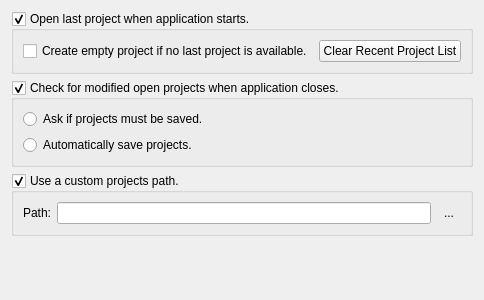
<?xml version="1.0" encoding="UTF-8"?>
<ui version="4.0">
 <class>ProjectManagementConfig</class>
 <widget class="QWidget" name="ProjectManagementConfig">
  <property name="geometry">
   <rect>
    <x>0</x>
    <y>0</y>
    <width>442</width>
    <height>300</height>
   </rect>
  </property>
  <property name="windowTitle">
   <string>Form</string>
  </property>
  <layout class="QVBoxLayout" name="verticalLayout_3">
   <item>
    <widget class="QGroupBox" name="chkOpenLastProject">
     <property name="title">
      <string>Open last project when application starts.</string>
     </property>
     <property name="checkable">
      <bool>true</bool>
     </property>
     <layout class="QHBoxLayout" name="horizontalLayout_3">
      <item>
       <widget class="QCheckBox" name="chkCreateNewOnStartup">
        <property name="text">
         <string>Create empty project if no last project is available.</string>
        </property>
       </widget>
      </item>
      <item>
       <spacer name="horizontalSpacer">
        <property name="orientation">
         <enum>Qt::Horizontal</enum>
        </property>
        <property name="sizeHint" stdset="0">
         <size>
          <width>40</width>
          <height>20</height>
         </size>
        </property>
       </spacer>
      </item>
      <item>
       <widget class="QPushButton" name="btnClearRecentProjectList">
        <property name="text">
         <string>Clear Recent Project List</string>
        </property>
       </widget>
      </item>
     </layout>
    </widget>
   </item>
   <item>
    <widget class="QGroupBox" name="chkSaveModifiedProjects">
     <property name="title">
      <string>Check for modified open projects when application closes.</string>
     </property>
     <property name="checkable">
      <bool>true</bool>
     </property>
     <layout class="QVBoxLayout" name="verticalLayout">
      <item>
       <widget class="QRadioButton" name="radioPromptUserToSave">
        <property name="text">
         <string>Ask if projects must be saved.</string>
        </property>
       </widget>
      </item>
      <item>
       <widget class="QRadioButton" name="radioSaveAutomatically">
        <property name="text">
         <string>Automatically save projects.</string>
        </property>
       </widget>
      </item>
     </layout>
    </widget>
   </item>
   <item>
    <widget class="QGroupBox" name="chkUseCustomProjectsPath">
     <property name="toolTip">
      <string>If a custom projects path is not used, projects will be saved in $ApplicationPath/projects</string>
     </property>
     <property name="title">
      <string>Use a custom projects path.</string>
     </property>
     <property name="checkable">
      <bool>true</bool>
     </property>
     <layout class="QHBoxLayout" name="horizontalLayout_2">
      <item>
       <widget class="QLabel" name="labelCustomProjectsPath">
        <property name="text">
         <string>Path:</string>
        </property>
       </widget>
      </item>
      <item>
       <widget class="QLineEdit" name="txtCustomProjectsPath"/>
      </item>
      <item>
       <widget class="QToolButton" name="btnOpenProjectsPath">
        <property name="text">
         <string>...</string>
        </property>
        <property name="autoRaise">
         <bool>true</bool>
        </property>
       </widget>
      </item>
     </layout>
    </widget>
   </item>
   <item>
    <spacer name="verticalSpacer">
     <property name="orientation">
      <enum>Qt::Vertical</enum>
     </property>
     <property name="sizeHint" stdset="0">
      <size>
       <width>20</width>
       <height>200</height>
      </size>
     </property>
    </spacer>
   </item>
  </layout>
 </widget>
 <tabstops>
  <tabstop>chkOpenLastProject</tabstop>
  <tabstop>chkCreateNewOnStartup</tabstop>
  <tabstop>chkSaveModifiedProjects</tabstop>
  <tabstop>radioPromptUserToSave</tabstop>
  <tabstop>radioSaveAutomatically</tabstop>
  <tabstop>chkUseCustomProjectsPath</tabstop>
  <tabstop>txtCustomProjectsPath</tabstop>
  <tabstop>btnOpenProjectsPath</tabstop>
 </tabstops>
 <resources/>
 <connections>
  <connection>
   <sender>chkSaveModifiedProjects</sender>
   <signal>toggled(bool)</signal>
   <receiver>radioPromptUserToSave</receiver>
   <slot>setEnabled(bool)</slot>
   <hints>
    <hint type="sourcelabel">
     <x>53</x>
     <y>73</y>
    </hint>
    <hint type="destinationlabel">
     <x>73</x>
     <y>110</y>
    </hint>
   </hints>
  </connection>
  <connection>
   <sender>chkSaveModifiedProjects</sender>
   <signal>toggled(bool)</signal>
   <receiver>radioSaveAutomatically</receiver>
   <slot>setEnabled(bool)</slot>
   <hints>
    <hint type="sourcelabel">
     <x>279</x>
     <y>75</y>
    </hint>
    <hint type="destinationlabel">
     <x>169</x>
     <y>133</y>
    </hint>
   </hints>
  </connection>
  <connection>
   <sender>chkUseCustomProjectsPath</sender>
   <signal>toggled(bool)</signal>
   <receiver>labelCustomProjectsPath</receiver>
   <slot>setEnabled(bool)</slot>
   <hints>
    <hint type="sourcelabel">
     <x>93</x>
     <y>151</y>
    </hint>
    <hint type="destinationlabel">
     <x>39</x>
     <y>183</y>
    </hint>
   </hints>
  </connection>
  <connection>
   <sender>chkUseCustomProjectsPath</sender>
   <signal>toggled(bool)</signal>
   <receiver>txtCustomProjectsPath</receiver>
   <slot>setEnabled(bool)</slot>
   <hints>
    <hint type="sourcelabel">
     <x>206</x>
     <y>156</y>
    </hint>
    <hint type="destinationlabel">
     <x>199</x>
     <y>175</y>
    </hint>
   </hints>
  </connection>
  <connection>
   <sender>chkUseCustomProjectsPath</sender>
   <signal>toggled(bool)</signal>
   <receiver>btnOpenProjectsPath</receiver>
   <slot>setEnabled(bool)</slot>
   <hints>
    <hint type="sourcelabel">
     <x>345</x>
     <y>152</y>
    </hint>
    <hint type="destinationlabel">
     <x>416</x>
     <y>191</y>
    </hint>
   </hints>
  </connection>
  <connection>
   <sender>chkOpenLastProject</sender>
   <signal>toggled(bool)</signal>
   <receiver>chkCreateNewOnStartup</receiver>
   <slot>setEnabled(bool)</slot>
   <hints>
    <hint type="sourcelabel">
     <x>65</x>
     <y>12</y>
    </hint>
    <hint type="destinationlabel">
     <x>46</x>
     <y>37</y>
    </hint>
   </hints>
  </connection>
 </connections>
</ui>
